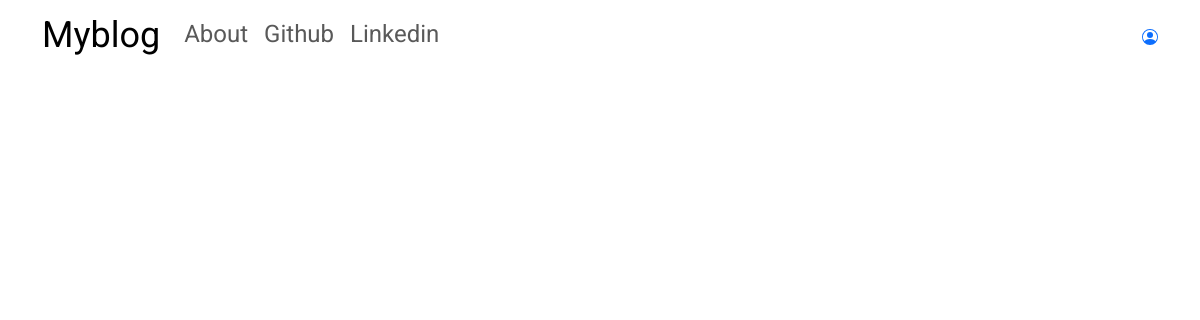
Before: / with the older database file.
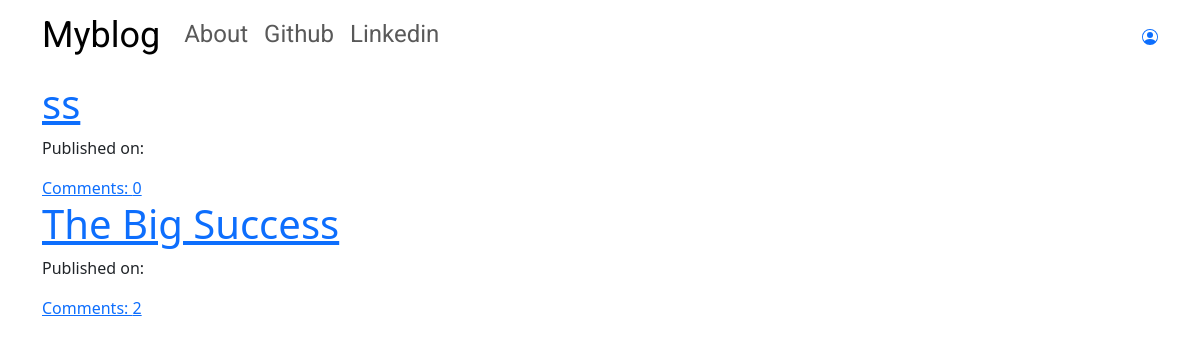
After: the same page with the newer database file.
### blog/models.py (models this page shows, shortened)
class Post(models.Model):
    author = models.ForeignKey('auth.User', on_delete=models.CASCADE)
    title = models.CharField(max_length=100)
    text = models.TextField()
    create_date = models.DateTimeField(default=timezone.now)
    published_date = models.DateTimeField(blank=True, null=True)
    def approve_comments(self):
        return self.comments.filter(approved_comment=True)

### blog/views.py (the view)
# urls.py: path('', views.PostListView.as_view(), name='post_list'),
class PostListView(ListView):
    model = Post
    def get_queryset(self):
        return Post.objects.filter(published_date__lte=timezone.now()).order_by('-published_date')

### blog/templates/blog/post_list.html
{% extends 'blog/base.html' %}
{% block content %}
<div class="centerstage">
    {% for post in post_list %}
        <div class="post">
            <h1><a href="{% url 'post_detail' pk=post.pk %}">{{ post.title }}</a></h1>
            <div class="date">
                <p>Published on: {{post.published|date:"D M Y"}}</p>
            </div>
            <a href="{% url 'post_detail' pk=post.pk %}">Comments: {{post.approve_comments.count}}</a>
        </div>
    {% endfor %}
</div>
{% endblock %}

### blog/templates/blog/base.html (shortened to what this page needs)
<!DOCTYPE html>
{% load static %}
<html lang="en">
<head>
    <link href="https://cdn.jsdelivr.net/npm/bootstrap@5.3.0-alpha3/dist/css/bootstrap.min.css" rel="stylesheet">
    <link rel="stylesheet" href="//cdn.jsdelivr.net/npm/medium-editor@latest/dist/css/medium-editor.min.css" type="text/css" media="screen" charset="utf-8">
    <link rel="stylesheet" href="{% static 'blog/css/blog.css' %}">
</head>
<body class="loader">
    <nav class="navbar navbar-expand-lg techfont custom-navbar">
        <div class="container">
            <ul class="navbar-nav">
                <li class="nav-item"><a class="navbar-brand bigbrand" href="{% url 'post_list' %}">Myblog</a></li>
                <li class="nav-item"><a class="nav-link" href="{% url 'about' %}">About</a></li>
                <li class="nav-item"><a class="nav-link" href="https://www.github.com">Github</a></li>
                <li class="nav-item"><a class="nav-link" href="https://www.linkedin.com">Linkedin</a></li>
            </ul>
            <ul class="navbar-nav navbar-right">
                {% if user.is_authenticated %}
                    <li class="nav-item"><a class="nav-link" href="{% url 'post_new' %}">New Post</a></li>
                    <li class="nav-item"><a class="nav-link" href="{% url 'post_draft_list' %}">Drafts</a></li>
                    <li class="nav-item"><a class="nav-link" href="{% url 'logout' %}">Log Out</a></li>
                    <li class="nav-item">Welcome {{user.username}}</li>
                {% else %}
                    <li class="nav navbar-right"><a href="{% url 'login' %}"></a></li>
                {% endif %}
            </ul>
        </div>
    </nav>
    <div class="content container">
        <div class="row">
            <div class="col-md-8">
                <div class="blog_posts">
                    {% block content %}
                    {% endblock %}
                </div>
            </div>
        </div>
    </div>
</body>
</html>

### blog/static/blog/css/blog.css (style rules this page uses)
.techfont { font-family: 'Roboto', sans-serif; font-size: 1.5em; margin-bottom: 10px; }
.bigbrand { font-size: 1.5em; }
.centerstage { margin-left:auto; margin-right: auto; }
.loader { filter:hue-rotate(0deg); color:linear-gradient(45deg,#0f8,#08f); animation:hue 10000ms infinite linear; }

Changed rows visible on the page:
added Post: title "ss", approve_comments.count "0"
added Post: title "The Big Success", approve_comments.count "2"
